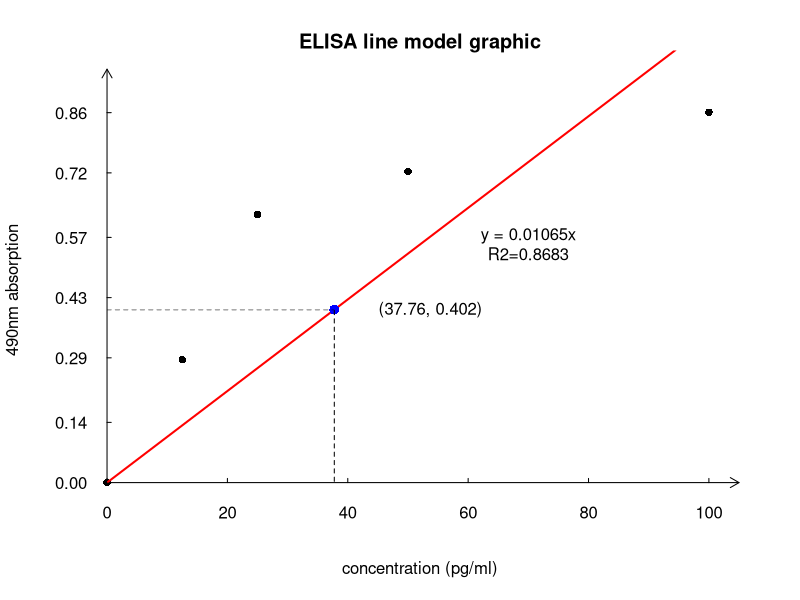

This figure's R source:
# Cairo::CairoPDF("ELISA.pdf", width=7, height=5)
# Cairo::CairoPNG("ELISA.png", width=1400, height=1000, res=200)

# raw data each data has been replicated measured twice
# the last row is the meaure of sample
raw_data1 <- c(0.053, 0.057,
              0.366, 0.315,
              0.677, 0.679,
              0.764, 0.792,
              1.008, 0.824,
              0.588, 0.326)

# clean data
data_norm1 <- raw_data1[seq(1, 11, 2)]
data_norm2 <- raw_data1[seq(2, 12, 2)]
data_norm <- (data_norm1+data_norm2)/2
data_norm <- data_norm -data_norm[1]
data1 <- data.frame(conc=c(0, 12.5, 25, 50, 100), od=data_norm[-length(data_norm)])

# line model fit (the model is y=b*x)
line.model <- lm(od~0+conc, data=data1)

# rsquared
summary(line.model)$r.squared

# f statistic
f <- summary(line.model)$fstatistic

# pvalue
pf(f[1], f[2], f[3], lower.tail=F)

# the data to be fitted renamed to x and y
x = data1$conc
y = data1$od

# par(family='Sans SimHei')
# 做散点图，并把坐标轴隐藏，
plot(x, y, pch=16, xlab="concentration (pg/ml)", ylab="490nm absorption", bty="n",
     xlim=c(min(x), max(x))+c(0, 0.2)*(max(x)-min(x))/5,
     ylim=c(min(y), max(y))+c(0, 0.2)*(max(y)-min(y))/5,
     main="ELISA line model graphic", axes=FALSE)

# 自定义坐标轴，at为坐标点位置，labels默认为坐标点的数值
# tck表示坐标刻度长度，pos表示坐标轴的位置
axis(2, at=round(seq(0, max(y), length=7), 2), las=2, tck=0.01, pos=0)
axis(1, at=round(seq(0, max(x), length=6), 2), las=1, tck=0.01, pos=0)

# clip限制当前作图区域的界限
clip(-2, 120, -1, 1)
# 坐标轴加箭头
arrows(100, 0, 105, 0, length=0.1)
arrows(0, max(y), 0, max(y)+0.1, length=0.1)

# 作拟合直线
clip(min(x), max(x), min(y), max(y)+(max(y)-min(y))/6)
abline(line.model, lwd=2, col="red")

# 标注直线方程和拟合系数
text(x=quantile(x, 0.85), y=quantile(y, .45), 
     labels=paste("y = ", 
                   round(line.model$coefficients, 5),"x\nR2=", 
                   round(summary(line.model)$r.squared, 4), sep="")
     )

# 标注样本点
absorb_target = data_norm[length(data_norm)]
conc_target <- absorb_target/line.model$coefficients
points(conc_target, absorb_target, pch=16, col="blue", cex=1.3)
clip(0, conc_target, 0, absorb_target)
abline(h=absorb_target, lty=2)
clip(0, conc_target+1, 0, absorb_target)
abline(v=conc_target, lty=2)

# 标注样本点坐标值
clip(min(x), max(x), min(y), max(y)+(max(y)-min(y))/6)
text(conc_target+16, absorb_target, 
     paste("(", round(conc_target, 3), ", ",  round(absorb_target, 3), ")", sep=""))

# dev.off()
